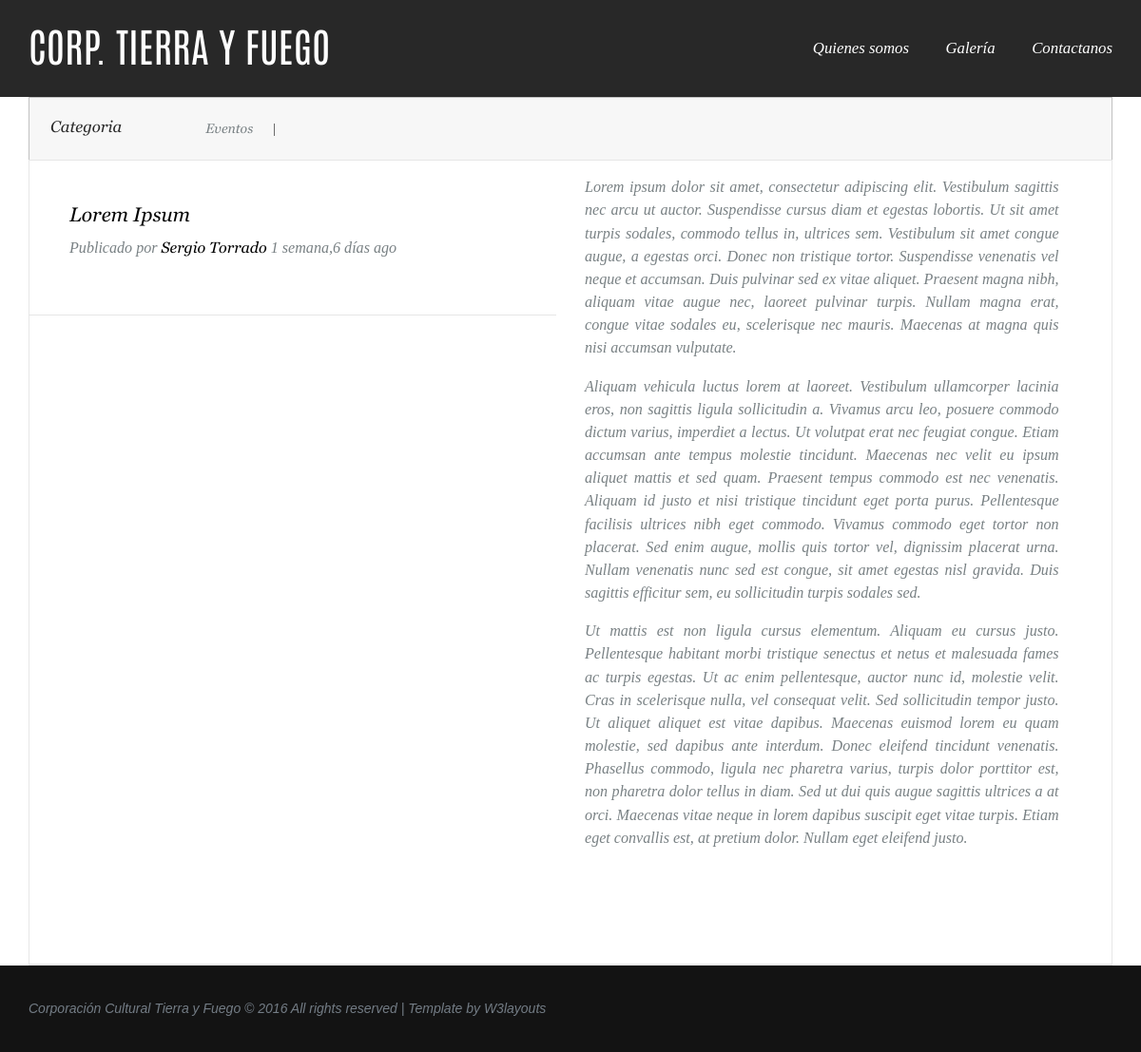
Page /post/lorem-ipsum/ on the committed database.
### web/models.py (models this page shows, shortened)
class PostType(models.Model):
    name = models.CharField(max_length=255)
    active = models.BooleanField(default=True)

class Post(models.Model):
    title = models.CharField(max_length=255)
    slug = models.SlugField(max_length=255, blank=True)
    image = models.CharField(max_length=1023)
    content = models.TextField()
    user = models.ForeignKey(User)
    types = models.ManyToManyField('PostType')
    date = models.DateTimeField(auto_now_add=True)
    active = models.BooleanField(default=True)

### web/views.py (the view)
# urls.py: url(r'^post/(?P<slug>[-\w]+)/$', PostView.as_view(), name='post'),
class PostView(TemplateView):
    template_name = 'post.html'
    def get(self, request, slug):
        post = get_object_or_404(Post, slug=slug)
        return render(request, self.template_name, {'post': post})

### web/context_processors.py (called while the page is built)
def post_types(request):
    post_types = PostType.objects.filter(active=True)
    return {'post_types': post_types}

### web/templates/post.html (shortened to what this page needs)
{% extends 'base.html' %}
{% load humanize %}
{% block content %}
  <div class="row">
    <div class="col-xs-12 col-sm-6">
      <div class="single-page">
        <div class="print-main">
          <a href="single.html">{{ post.title }}</a>
          <p class="sub_head">Publicado por <a href="#">{{ post.user.get_full_name }}</a> {{ post.date|naturaltime }}</p>
        </div>
      </div>
    </div>
    <div class="col-xs-12 col-sm-6">
      <div class="ptext" style="width:90%">
        {{ post.content|safe }}
      </div>
    </div>
  </div>
  <div class="row">
    <div class="col-xs-12">
      <div class="single-page">
      <div class="fb-like" data-href="{{ request.build_absolute_uri }}" data-layout="button_count" data-action="like" data-show-faces="true" data-share="true"></div><br>
      </div>
    </div>
  </div>
{% endblock content %}

### cocutifu/templates/base.html (shortened to what this page needs)
{% load static %}
<!DOCTYPE html>
<html>
  <head>
    <link rel="stylesheet" type="text/css" href="{% static 'css/bootstrap.min.css' %}">
    <link rel="stylesheet" type="text/css" href="{% static 'css/style.css' %}">
  </head>
<body>
  <nav class="header">
    <div class="container">
      <div class="logo">
        <a href="{% url 'web:home' %}"><h1>Corp. Tierra y Fuego</h1></a>
      </div>
      <div class="navigation">
        <ul>
          <li><a href="{% url 'web:about' %}">Quienes somos</a></li>
          <li><a href="https://www.instagram.com/cocutifu/" target="_blank">Galería</a></li>
          <li><a href="#" disabled="disabled">Contactanos</a></li>
        </ul>
      </div>
      <div class="clearfix"></div>
    </div>
  </nav>
  {% block post_types %}
    <div class="container">
      <div class="header-bottom">
        <div class="type">
          <h5>Categoria</h5>
        </div>
        <div class="list-nav">
          <ul>
            {% for type in post_types %}
              <li><a href="{% url 'web:home' %}?type={{ type.pk }}">{{ type.name }}</a></li>|
            {% endfor %}
          </ul>
        </div>
        <div class="clearfix"></div>
      </div>
    </div>
  {% endblock post_types %}
  <div class="container">
    <div class="content">
      {% block content %}
      {% endblock content %}
    </div>
  </div>
  <div class="footer">
    <div class="footer-bottom">
      <div class="container">
        <div class="copyrights">
          <p>Corporación Cultural Tierra y Fuego © 2016 All rights reserved | Template by  <a href="http://w3layouts.com">  W3layouts</a></p>
        </div>
      </div>
    </div>
  </div>
</body>
</html>

### cocutifu/static/css/style.css (style rules this page uses)
body { padding:0; margin:0; font-family: 'Times New Roman', Arial, Helvetica; background:#fff; }
body a { transition:0.5s all; -webkit-transition:0.5s all; -moz-transition:0.5s all; -o-transition:0.5s all; -ms-transition:0.5s all; }
h1,h2,h3,h4,h5,h6 { margin:0; }
p { margin:0; }
ul { margin:0; padding:0; }
.header { background:#282828; padding:2em 0; }
.header-bottom { border: 1px solid #c1c1c1; padding: 22px; background: #f7f7f7; border-bottom:none; }
.navigation { margin-top:0.8em; }
.navigation ul li { display:inline-block; margin:0 0 0 2.5em; }
.navigation ul li a { color:#fff; font-family: 'Times-Italic'; font-style:italic; text-decoration:none; font-size:1.2em; font-weight:300; }
.logo { float:left; }
.logo a h1 { font-family: 'Antonio-Regular'; text-transform:uppercase; color:#fff; font-size:3em; font-weight:400; }
.logo a { text-decoration:none; }
.type { float:left; width:13%; }
.list-nav { float:left; width:80%; }
.type h5 { color: #282828; font-size: 1.2em; font-weight: 500; font-family: 'Georgia Italic'; }
.list-nav ul li { display:inline-block; margin:0 1.5em; }
.list-nav ul li a { font-family: 'Georgia Italic'; text-decoration:none; color:#798184; font-size:1em; }
.navigation { float:right; }
.content { border: 1px solid #e6e6e6; }
.footer-bottom { background: #131313; padding: 1.5em 0; }
.copyrights p { color: #737c85; font-size: 1em; font-weight: 400; font-family: Helvetica, sans-serif; }
.copyrights p a { color: #737c85; font-family: Helvetica, sans-serif; }
.print-main a { color: #000; font-size: 1.5em; font-weight: 400; font-family: 'Georgia Italic'; margin-bottom: 0.5em; text-decoration:none; }
p.sub_head a { font-size: 1em; }
p.sub_head { margin:0.5em 0 1em 0; }
p { color: #798184; font-size: 1.15em; font-weight: 400; line-height: 1.5em; font-family: 'Times-Italic'; font-style: italic; margin:1em 0; text-align: justify; }
.single-page { padding:3em; border-bottom: 1px solid #e6e6e6; }

### rows in the picture
PostType: name "Eventos"
Post: title "Lorem Ipsum", user.get_full_name "Sergio Torrado", date "1 semana,6 días ago", content "Lorem ipsum dolor sit amet, consectetur adipiscing elit. Vestibulum sagittis nec arcu ut auctor. Suspendisse cursus diam et egestas lobortis. Ut sit amet turpis sodales, commodo tellus in, ultrices sem. Vestibulum sit amet congue augue, a egestas orci. Donec non tristique tortor. Suspendisse venenatis vel neque et accumsan. Duis pulvinar sed ex vitae aliquet. Praesent magna nibh, aliquam vitae augue nec, laoreet pulvinar turpis. Nullam magna erat, congue vitae sodales eu, scelerisque nec mauris. Maecenas at magna quis nisi accumsan vulputate. Aliquam vehicula luctus lorem at laoreet. Vestibulum ullamcorper lacinia eros, non sagittis ligula sollicitudin a. Vivamus arcu leo, posuere commodo…"
